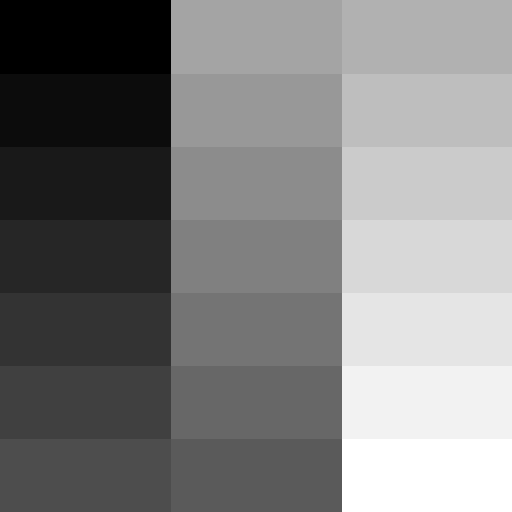
#> input picture 02_Image_Processing/Python/01_Segmentation/images/gray21.512.tiff, 512 x 512 px
$ python 03_histogram_opencv.py
#> lines starting #> are read from the running program, lines starting #| are printed output that depends on the picture
#python image processing program to show histogram with opencv
import cv2 as cv
import matplotlib.pyplot as plt

def main():
    img = cv.imread('images/gray21.512.tiff')
#> img is the input picture: shape (512, 512, 3); min 0, max 255, mean 127

    hist = cv.calcHist([img],[0],None,[256],[0,255])
#> hist = 256 values, max 12654 at index 0, min 0 at index 1, mean 975.5

    plt.subplot(1,2,1)
    plt.imshow(img)
    plt.title('Image T')
    plt.xticks([])
    plt.yticks([])

    plt.subplot(1,2,2)
    plt.plot(hist, color ='g')
    plt.title('Histogram')
    plt.xlim(xmin=0,xmax=256)
    #plt.ylim([0,8000])
    plt.show()
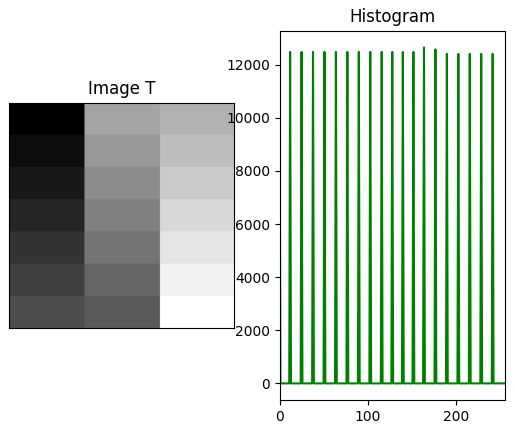
#> figure drawn by matplotlib, 2 panels; panel 2: curve peaks at x = 0, y = 12654

if __name__ == '__main__':
    main()
